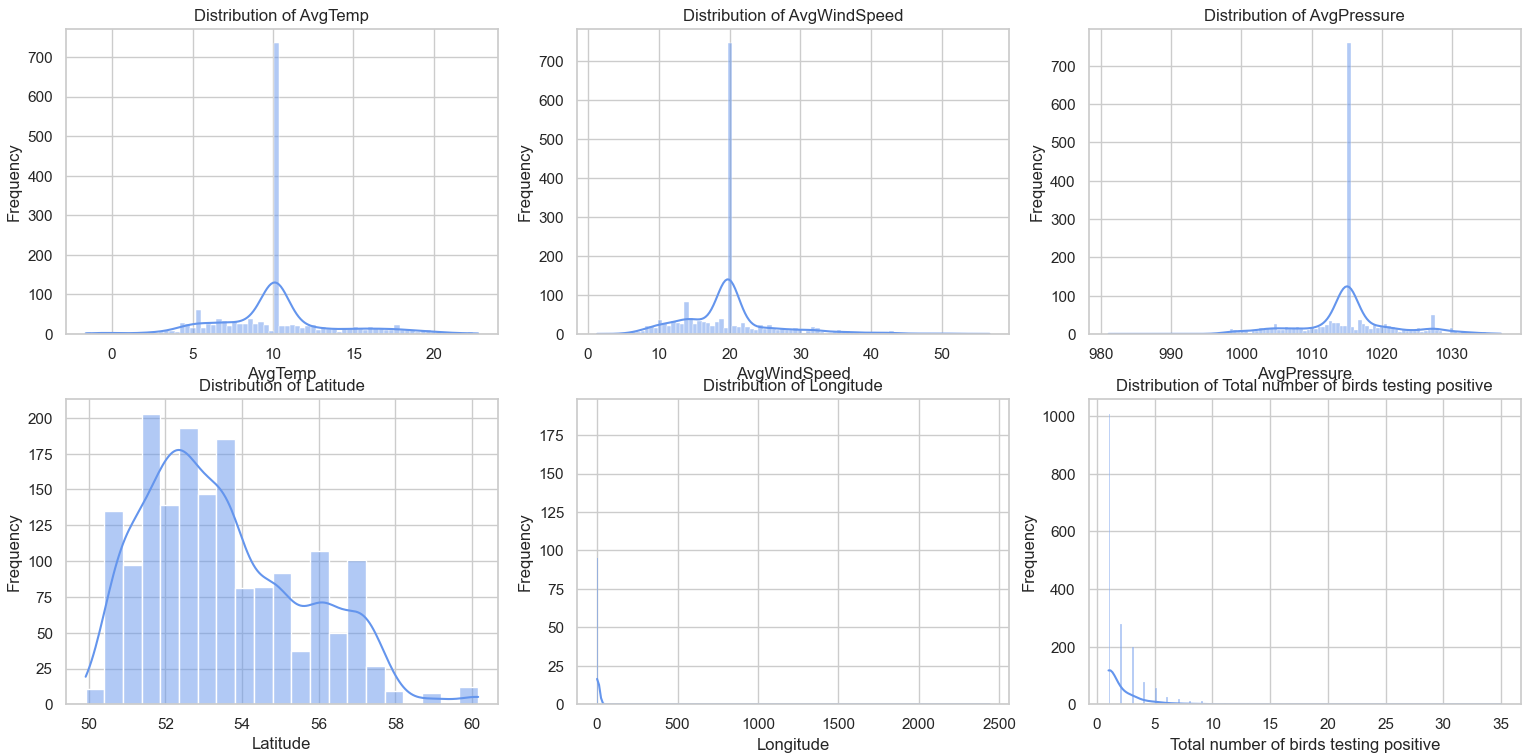

The Python source for this figure:
import pandas as pd
import matplotlib.pyplot as plt
import seaborn as sns

# Load your dataset
df = pd.read_csv("C:/Users/Asus/OneDrive/Documents/GitHub/PRT564_Assignment2/Final_data_cleaned.csv")

# Set visual style
sns.set(style="whitegrid")

# List of numeric columns to plot
columns = [
    "AvgTemp",
    "AvgWindSpeed",
    "AvgPressure",
    "Latitude",
    "Longitude",
    "Total number of birds testing positive"
]

# Create a 2x3 subplot layout
fig, axes = plt.subplots(2, 3, figsize=(18, 10))

# Loop through columns and create histograms
for i, col in enumerate(columns):
    ax = axes[i // 3, i % 3]
    sns.histplot(df[col], kde=True, ax=ax, color="cornflowerblue")
    ax.set_title(f"Distribution of {col}")
    ax.set_xlabel(col)
    ax.set_ylabel("Frequency")

# Adjust layout
plt.tight_layout()
plt.show()
